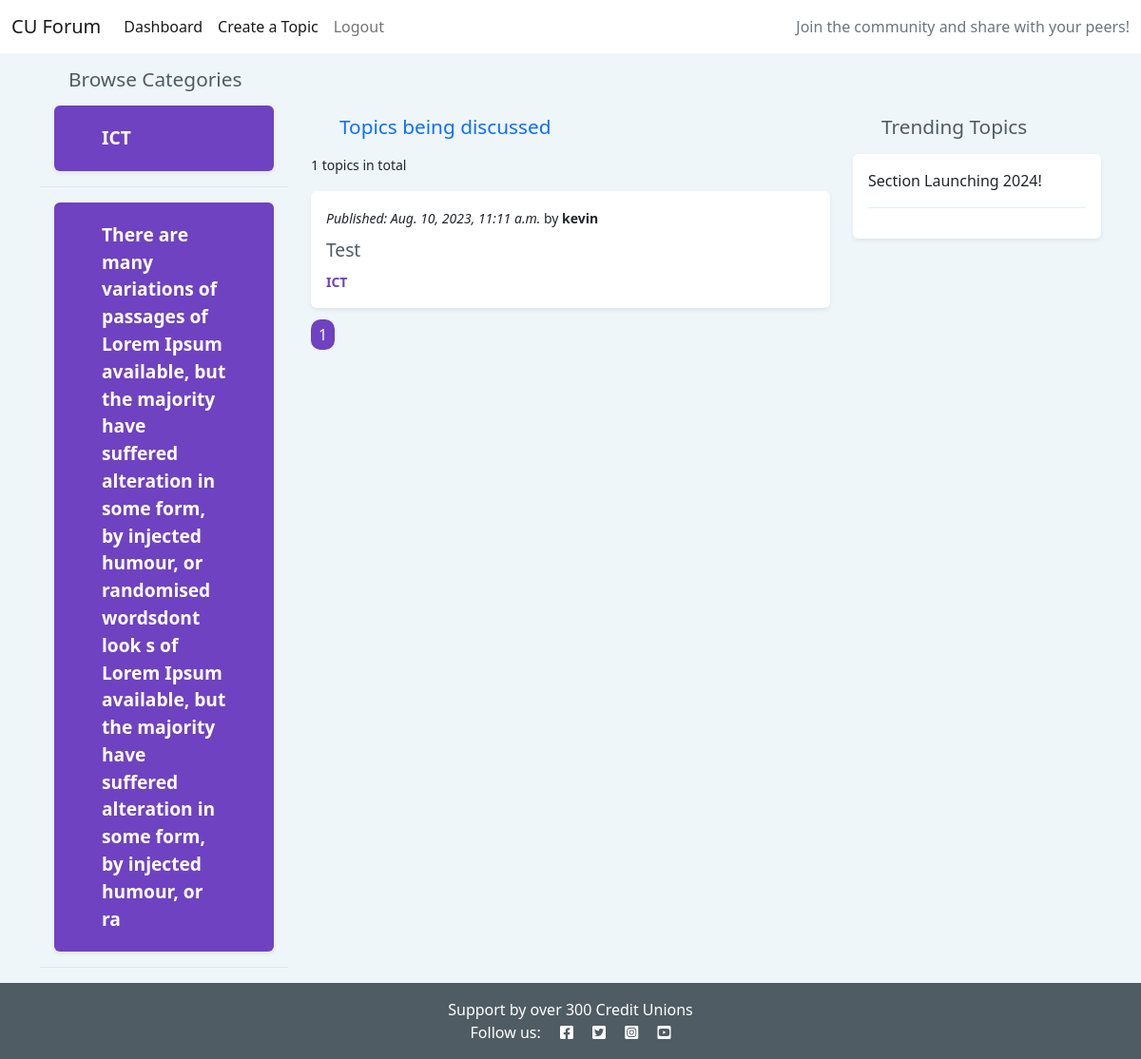
The page /dashboard/ (signed in) on the database as committed earlier.
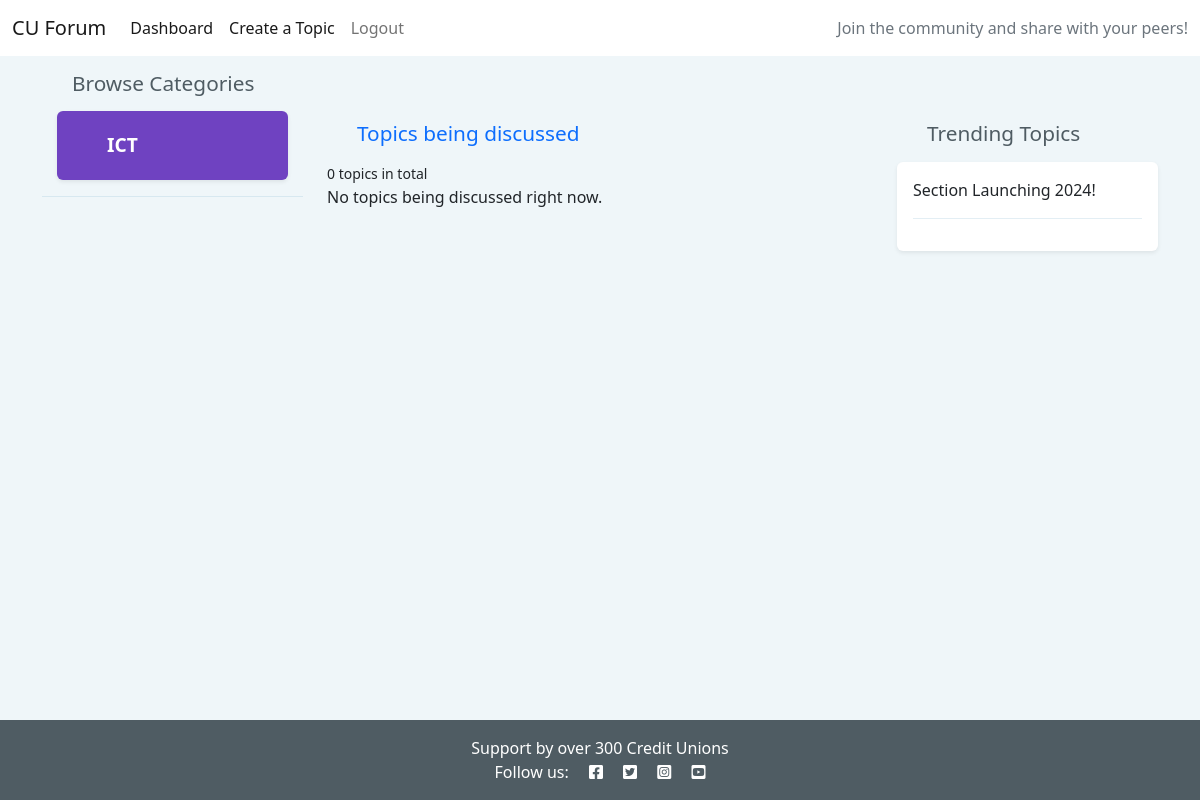
The same page on the database as committed later.
### socialapp/models.py (models this page shows, shortened)
class TopicCategory(models.Model):
    name = models.CharField(max_length=200)
    def __str__(self):
        return self.name
    class Meta:
        ordering = ["name"]
        verbose_name_plural = "Topic Categories"

class Topic(models.Model):
    category = models.ForeignKey(
        TopicCategory,
        related_name="categories",
        on_delete=models.CASCADE)
    creator = models.ForeignKey(User, on_delete=models.CASCADE)
    title = models.CharField(max_length=250, unique=True)
    summary = models.TextField(max_length=500, blank=True)
    created_on = models.DateTimeField(auto_now_add=True)
    updated = models.DateTimeField(auto_now=True)
    slug = models.SlugField(max_length=250, unique=True)
    likes = models.ManyToManyField(User, related_name='topic_like', blank=True)
    topic_trending = models.BooleanField(default=False)
    class Meta:
        ordering = ["-created_on"]
        verbose_name_plural = "Topics"

### socialapp/views.py (the view)
# urls.py: path('dashboard/', dashboard_view, name="dashboard"),
@login_required(login_url='/')
def dashboard_view(request,page=1):
    topic_activity = Topic.objects.all()
    topic_count = Topic.objects.all().count()
    categories_preview = TopicCategory.objects.all()
    page = request.GET.get('page')
    paginator = Paginator(topic_activity, 3)
    try:
        topic_activity = paginator.page(page)
    except PageNotAnInteger:
        page = 1
        topic_activity = paginator.page(page)
    except EmptyPage:
        page = paginator.num_pages
        topic_activity = paginator.page(page)
    pages = list(range(1, (paginator.num_pages + 1)))
    context = {
        'topic_activity': topic_activity,
        'categories_preview': categories_preview,
        'paginator':paginator,
        'pages':pages,
        'topic_count':topic_count,
    }
    return render(request, 'dashboard.html', context)

### templates/dashboard.html
{% extends 'base.html' %}
{% block content %}
<div class="container">
    <div class="row">
        <div class="col-sm-3">
        <h2>Browse Categories</h2>
        {% for category in categories_preview %}
            <div class="categorycont rounded shadow-sm">
                <a id="cat-a" href="{% url 'category-view' category.id %}">{{category.name }}</a></div><hr>
        {% empty %}
        <p>No categories listed.</p>
        {% endfor %}
        </div>
        <div style="margin-top:50px;" class="col-sm-6">
            <h2 class="headline">Topics being discussed</h2>
            <small>{{topic_count}} topics in total</small>
        {% for topic in topic_activity %}
            <div class="my-3 p-3 bg-body rounded shadow-sm">
            <small class="mb-0"><i>Published: {{topic.created_on}}</i> by <strong>{{topic.creator}}</strong></small>
            <h4 class="topic-text"><a href="{% url 'topic_item' topic.slug %}">{{topic.title }}</a></h4>
            <a href="{% url 'category-view' topic.category.id %}"><small class="min-cat"><strong>{{topic.category}}</strong></small></a>
            </div>
        {% empty %}
        <p>No topics being discussed right now.</p>
        {% endfor %}
        {% if topic_count %}
        <div class="paginator-wrapper">
            {% for page in pages %}
                <a class="btn-paginator" href="?page={{page}}">{{page}}</a>
            {% endfor %}
        </div>
        {% endif %}
        </div>
        <div style="margin-top:50px;" class="col-sm-3">
            <h2>Trending Topics</h2>
            <div class="my-3 p-3 bg-body rounded shadow-sm">
                <p>Section Launching 2024!<hr>
            </div>
        </div>
    </div>
</div>
{% endblock %}

Rows that differ between the two databases and show on the page:
removed TopicCategory: name "There are many variations of passages of Lorem Ipsum available, but the majority have suffered alteration in some form, by injected humour, or randomised wordsdont look s of Lorem Ipsum available, but the majority have suffered alteration in some form, by injected humour, or ra"
removed Topic: created_on "Aug. 10, 2023, 11:11 a.m.", creator "kevin", title "Test", category "ICT"
Other text that changed with them:
{{ topic_count }}: "1" → "0"
text now shown: "No topics being discussed right now."
list line gone: "1"
